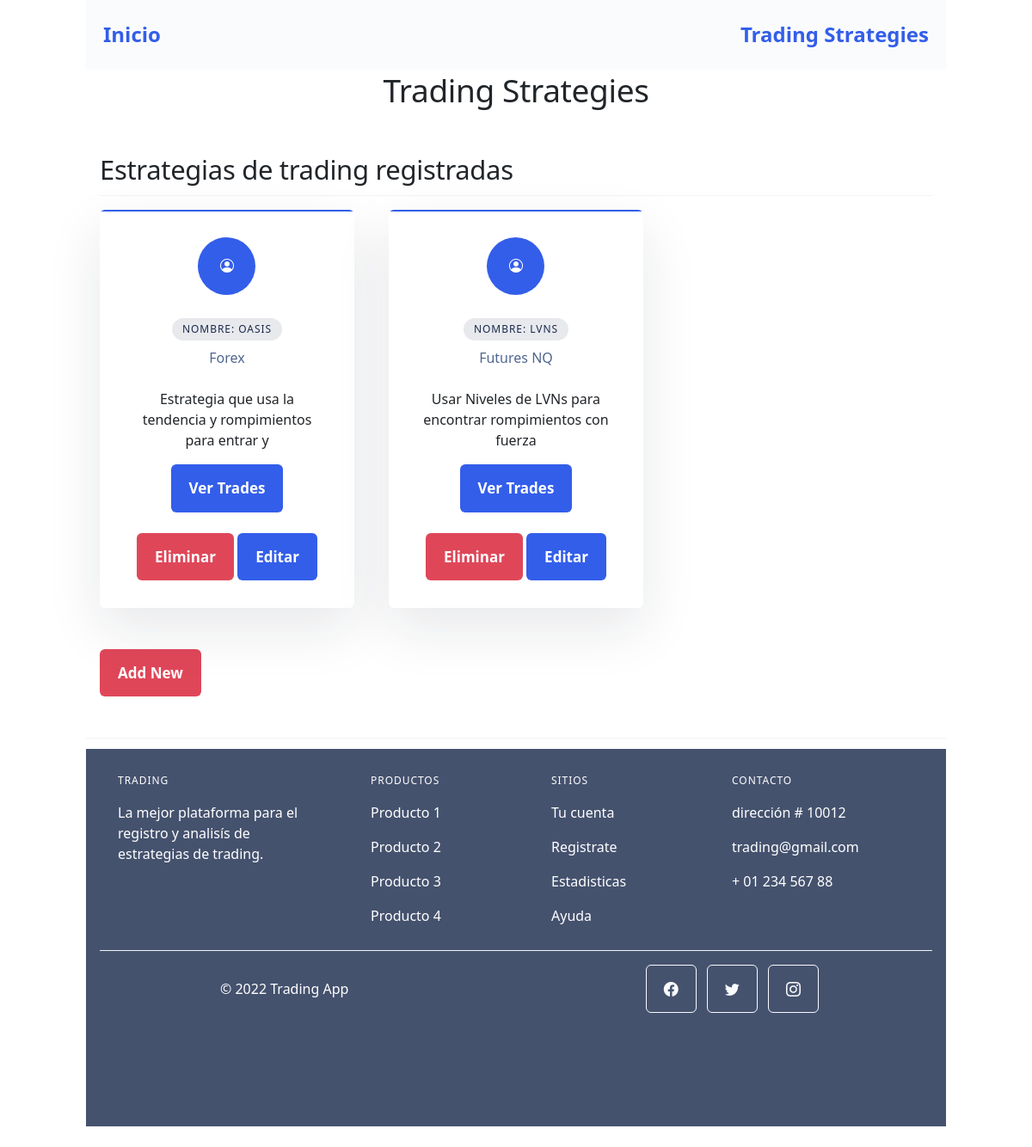
Page /AppInvest/tradingstrategies (signed in) on the committed database.
### AppInvest/models.py (models this page shows)
class TradingStrategies(models.Model):
    nombre=models.CharField(max_length=40)
    activo = models.CharField(max_length=40) #En que activo se aplica la estrategia
    descripcion = models.CharField(max_length=140) #Descripción general de la estrategia
    trader=models.ForeignKey(User, on_delete=models.CASCADE)

### AppInvest/views.py (the view)
# urls.py: path('tradingstrategies', views.listTradingStrategies, name="TradingStrategies"),
def listTradingStrategies(request):
      tradingstrat = TradingStrategies.objects.filter(trader = request.user.id)
      contexto= {"tradingstrat":tradingstrat}
      return render(request, "AppInvest/list_trading_strat.html", contexto)

### AppInvest/templates/AppInvest/list_trading_strat.html (shortened to what this page needs)
{% extends "AppInvest/padre.html" %}
{% load static %}
{% block pageTitle %}
Trading Strategies
{% endblock %}
{% block contenidoQueCambia %}
<main class="container">
    <div class="container px-4 py-5" id="featured-3">
        <h2 class="pb-2 border-bottom">Estrategias de trading registradas</h2>
        <div class="row">
            {% for p in tradingstrat %}
            <div class="col-12 col-md-6 col-lg-4">
                <div class="card card-border border-primary shadow-lg mb-6 mb-md-8 lift lift-lg">
                    <div class="card-body text-center">
                        <div class="icon-circle bg-primary text-white mb-5">
                            <i class="bi bi-person-circle"></i>
                        </div>
                        <h4 class="fw-bold">
                            <span class="badge rounded-pill bg-dark-soft">
                                <span class="h6 text-uppercase">
                                    Nombre: {{p.nombre}}
                                </span>
                            </span>
                        </h4>
                        <p class="text-gray-700 mb-5">
                            {{p.activo}}
                        </p>
                        <p>{{p.descripcion}}</p>
                        <div class="col-auto">
                            <a href="{% url 'TradesList' p.id %}">
                                <button class="btn btn-primary text-white">
                                    Ver Trades
                                </button>
                            </a>
                        </div>
                        <br>
                        <div class="col-auto">
                            <a href="{% url 'EliminarTradingStrat' p.id %}">
                                <button class="btn btn-danger text-white">
                                    Eliminar
                                </button>
                            </a>
                            <a href="{% url 'EditarTradingStrat' p.id %}">
                                <button class="btn btn-primary lift">
                                    Editar
                                </button>
                            </a>
                        </div>
                    </div>
                </div>
            </div>
            {% endfor %}
            <a href="">
                <button class="btn btn-danger text-white">
                    Add New
                </button>
            </a>
        </div>
    </div>
</main>
{% endblock %}

### rows in the picture
TradingStrategies: nombre "OASIS", activo "Forex", descripcion "Estrategia que usa la tendencia y rompimientos para entrar y"
TradingStrategies: nombre "LVNS", activo "Futures NQ", descripcion "Usar Niveles de LVNs para encontrar rompimientos con fuerza"
